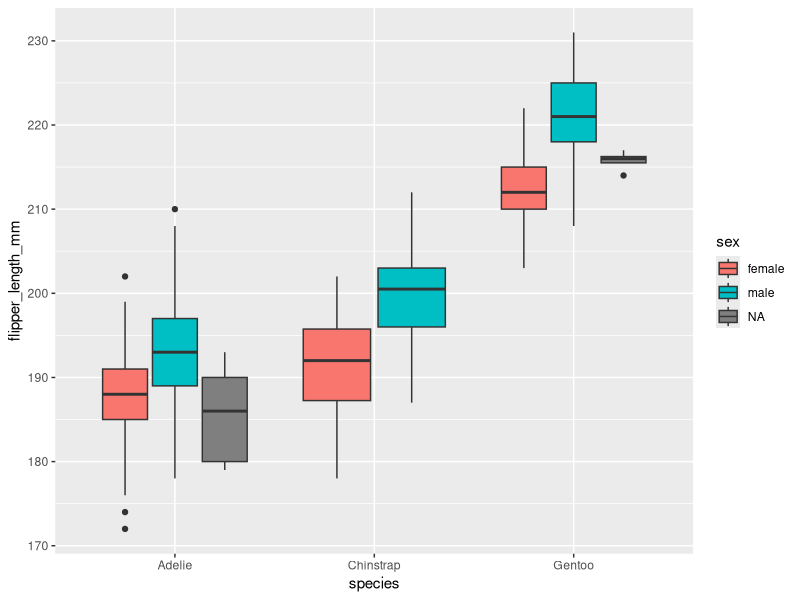
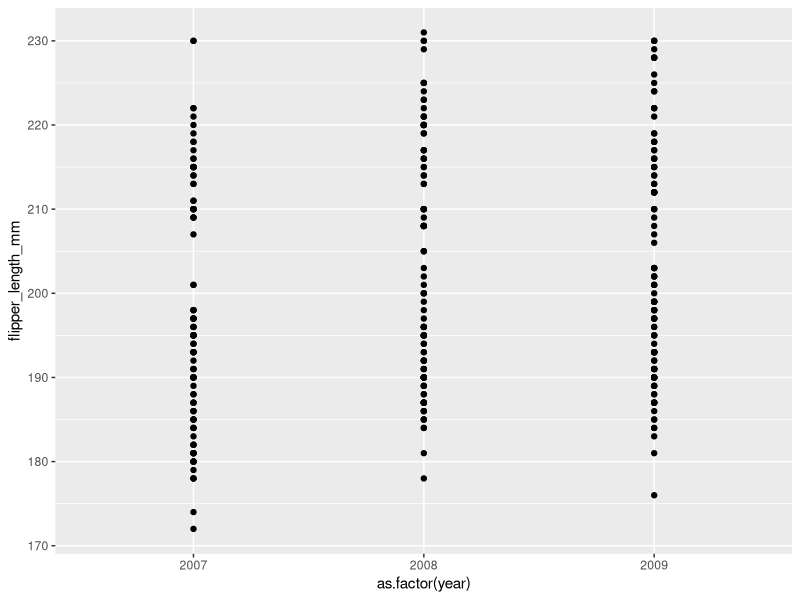
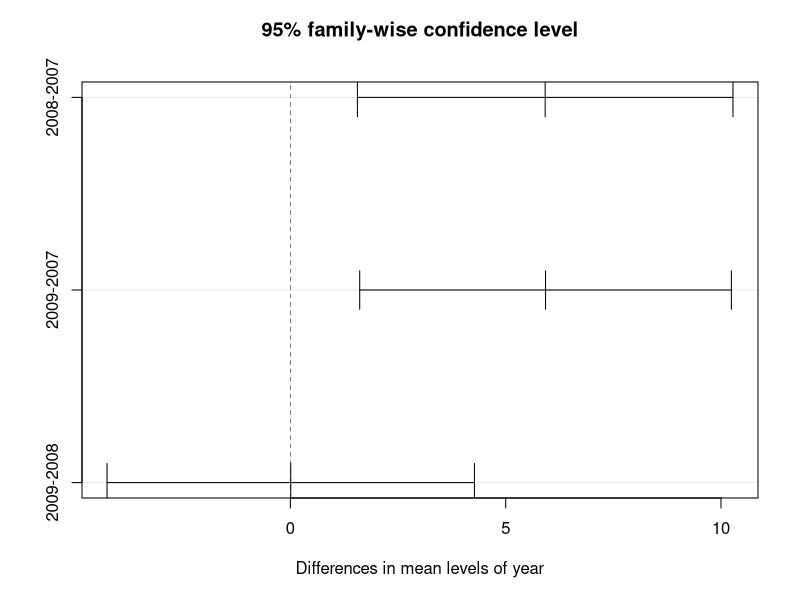

Reproduce these figures in R, in order. (Note: this script raises an error after producing the figures.)
library(tidyverse)
library(modelr)
library(palmerpenguins)

# import <- tiday <- visualize <- model <- communicate 

# Does flipper_length_mm differ significantly between male and female penguins?

aov_mod <- penguins %>% 
  aov(data=.,
      formula = flipper_length_mm ~ sex * species)
summary(aov_mod)

penguins %>% 
  ggplot(aes(x=species,y=flipper_length_mm,fill=sex))+
  geom_boxplot()
    #low p value = good chance that it passed 

TukeyHSD(aov_mod) #run after anova 

# Does flipper_length_mm change from year to year?
penguins %>% 
  ggplot(aes(x=as.factor(year),y=flipper_length_mm))+
  geom_point()
penguins

best_penguins <- penguins %>% 
  mutate(year = as.factor(year))

aov_mod2 <-  best_penguins %>% 
  aov(data= .,formula = flipper_length_mm ~ year)
summary(aov_mod2)

TukeyHSD(aov_mod2) %>% plot()

#your tools:
filter()
aov()
glm()
ggplot()
summary()

penguins

penguins %>% glimpse()

mod1 <- glm(data = penguins,
            formula = bill_length_mm ~ sex)
summary(mod1)
add_predictions(data = penguins,
                mod1, type = "response")
penguins %>% ggplot(aes(x=sex,y=bill_length_mm))+
    geom_boxplot()


data("us_rent_income")

tidy_rent <- us_rent_income %>% 
  select(-moe) %>% 
pivot_wider(id_cols = NAME,
  names_from = variable,
            values_from = estimate)

tidy_rent %>% 
  ggplot(aes(x=income,y=rent))+
  geom_point()+
  geom_smooth(method="lm")

mod2 <- tidy_rent %>% 
  glm(data=.,
      formula = rent ~ income)
summary(mod2)

